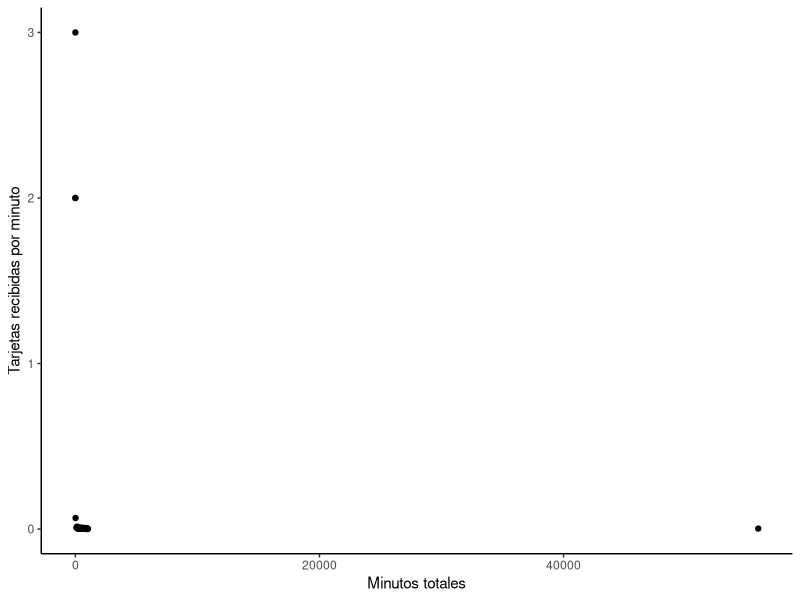
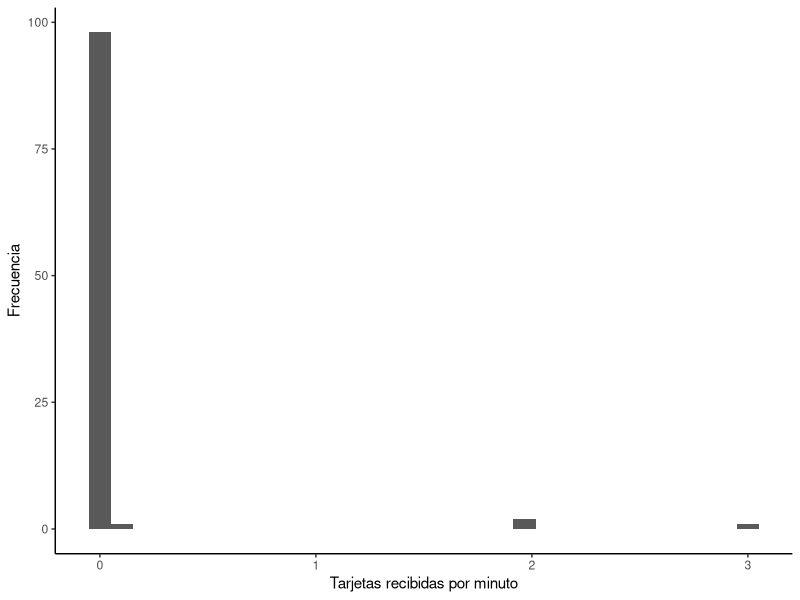
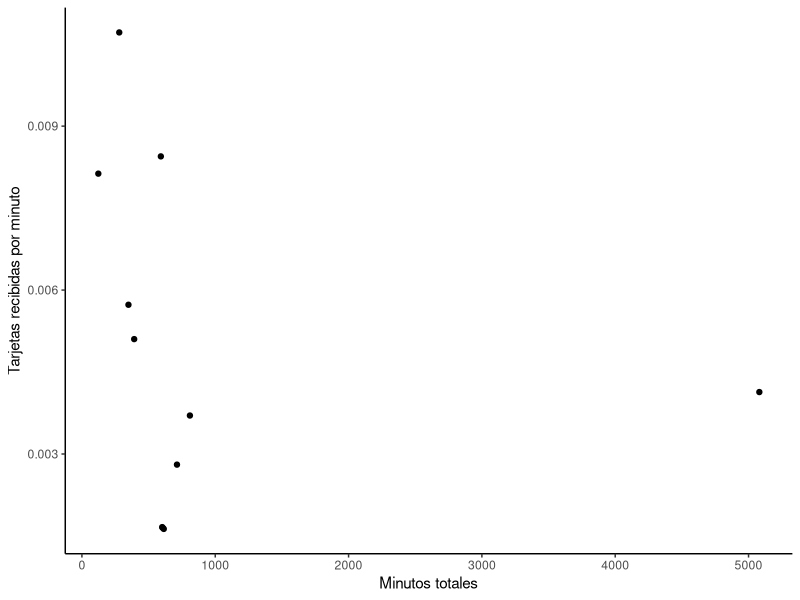
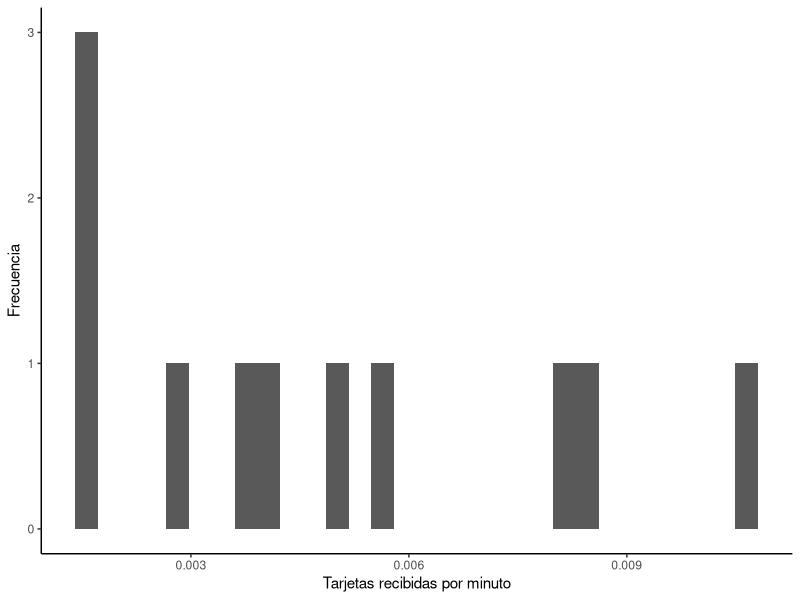
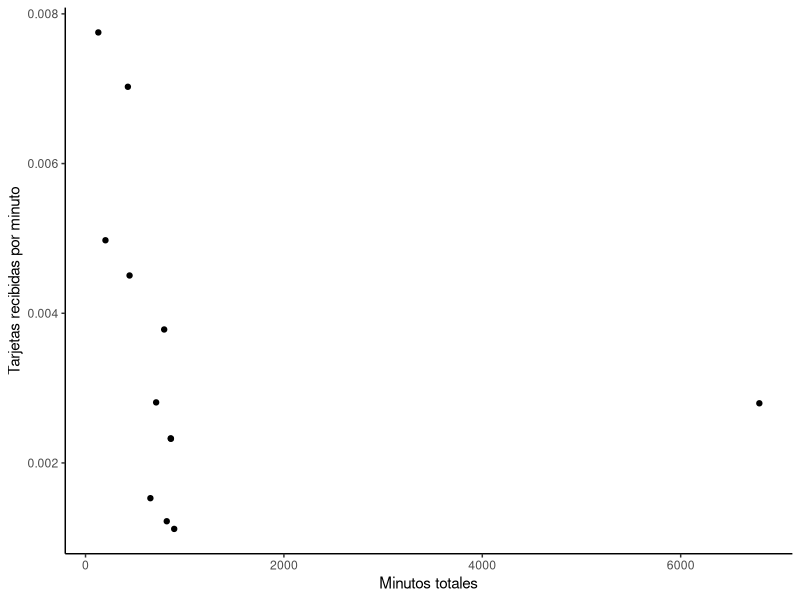
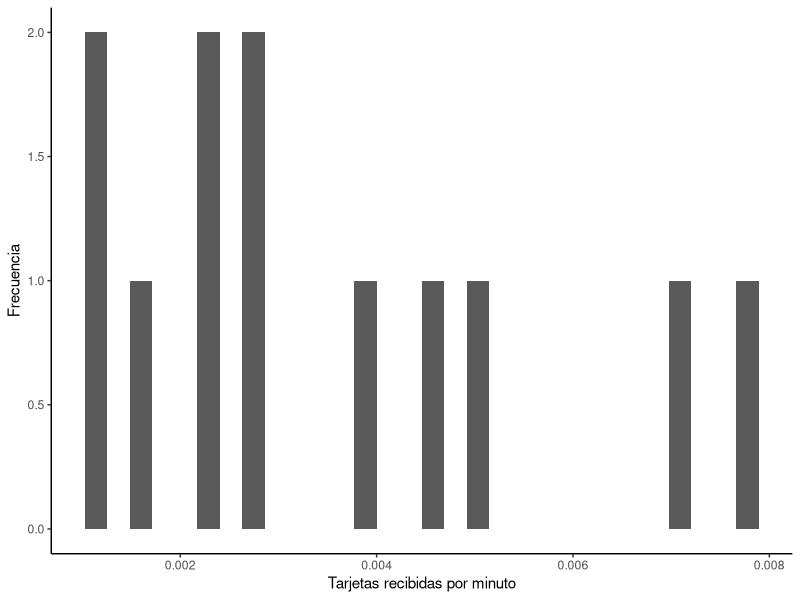
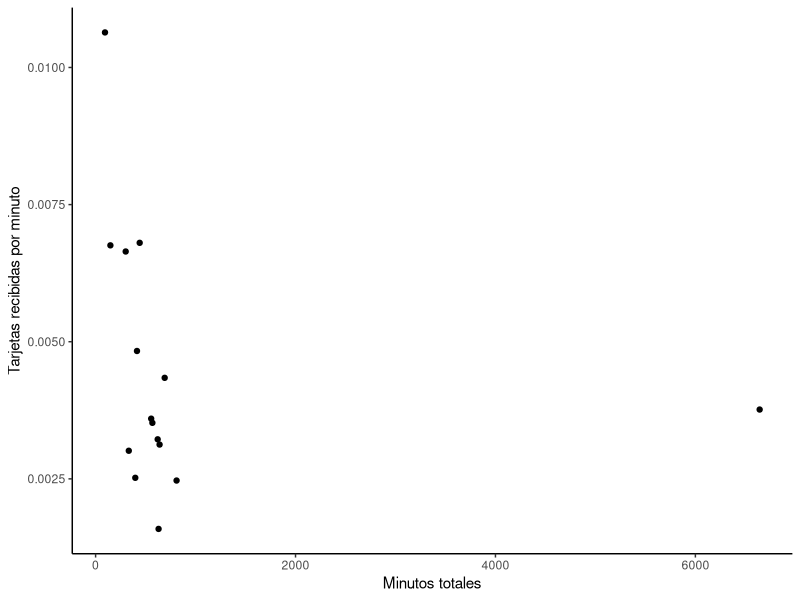
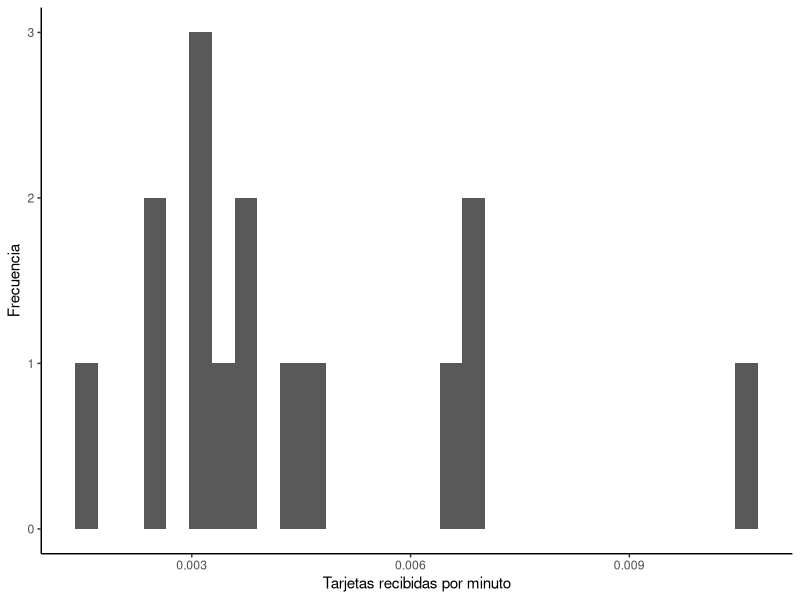

The R source for these figures, in order:
#Cargamos e instalamos las librerias
install.packages("tidyverse")
install.packages("skimr")
install.packages("ggplot2")
install.packages("dplyr")

library(skimr)
library(ggplot2)
library(dplyr)
library(tidyverse)

#CARGAMOS LA BASE DE DATOS

BASEJUGADORESTOTALES <- read.csv("BASE JUGADORES TOTALES.csv", sep = ";", header = TRUE)

#REDUCIMOS A LOS CARACTERES NECESARIOS

BASEFINAL <- select(BASEJUGADORESTOTALES, Jugador, Tarjetas_amarillas, Tarjetas_rojas, Minutos_totales )

#GENERAMOS EL DATAFRAME PARA CALCULAR LAS TARJETAS RECIBIDAS POR MINUTO
#UTILIZAMOS UN FILTRO PARA QUE TENER SOLO LOS >0

RESULTADOS <- BASEFINAL %>%
  mutate(tarjetas_recibidas = Tarjetas_amarillas + Tarjetas_rojas) %>%
  mutate(tarjetas_por_minuto = tarjetas_recibidas / Minutos_totales) %>%
  filter(tarjetas_por_minuto > 0) %>%
  arrange(desc(tarjetas_por_minuto))

# Calculamos la suma de todos los minutos totales y la suma de las tarjetas recibidas

suma_minutos <- sum(RESULTADOS$Minutos_totales)
suma_tarjetas <- sum(RESULTADOS$Tarjetas_amarillas) + sum(RESULTADOS$Tarjetas_rojas)

# Calculamos el promedio

promedio_tarjetas_por_minuto <- suma_tarjetas / suma_minutos

# Agregamos una fila adicional a la base de datos RESULTADOS

RESULTADOS <- RESULTADOS %>%
  add_row(
    Jugador = "Promedio",
    Tarjetas_amarillas = NA,
    Tarjetas_rojas = NA,
    Minutos_totales = suma_minutos,
    tarjetas_recibidas = suma_tarjetas,
    tarjetas_por_minuto = promedio_tarjetas_por_minuto
  )

# Tabla descriptiva

skim(RESULTADOS)

#GRAFICOS

#Gráfico de dispersión: Tarjetas recibidas por minuto vs Minutos totales

ggplot(RESULTADOS, aes(x = Minutos_totales, y = tarjetas_por_minuto)) + 
  geom_point() + 
  labs(x = "Minutos totales", y = "Tarjetas recibidas por minuto") + 
  theme_classic()

#Gráfico de histograma: Distribución de tarjetas recibidas por minuto

ggplot(RESULTADOS, aes(x = tarjetas_por_minuto)) + 
  geom_histogram(bins = 30) + 
  labs(x = "Tarjetas recibidas por minuto", y = "Frecuencia") + 
  theme_classic()


#CARGAMOS LA BASE DE DATOS DE CADA EQUIPO

BASEJUDADORESBAYERN<- read.csv("BASE JUGADORES BAYERN MUNINCH.csv", sep = ";", header = TRUE)

BASEJUDADORESBENFICA<- read.csv("BASE JUGADORES BENFICA.csv", sep = ";", header = TRUE)

BASEJUDADORESCHELSEA<- read.csv("BASE JUGADORES CHELSEA.csv", sep = ";", header = TRUE)

BASEJUDADORESINTER<- read.csv("BASE JUGADORES INTER.csv", sep = ";", header = TRUE)

BASEJUDADORESCITY<- read.csv("BASE JUGADORES MANCHESTER CITY.csv", sep = ";", header = TRUE)

BASEJUDADORESMILAN<- read.csv("BASE JUGADORES MILAN.csv", sep = ";", header = TRUE)

BASEJUDADORESNAPOLI<- read.csv("BASE JUGADORES NAPOLI.csv", sep = ";", header = TRUE)

BASEJUDADORESMADRID<- read.csv("BASE JUGADORES REAL MADRID.csv", sep = ";", header = TRUE)


#REDUCIMOS A LOS CARACTERES NECESARIOS

JUGADORESBAYERN <- select(BASEJUDADORESBAYERN, Jugador, Tarjetas_amarillas, Tarjetas_rojas, Minutos_totales )

JUGADORESBENFICA <- select(BASEJUDADORESBENFICA, Jugador, Tarjetas_amarillas, Tarjetas_rojas, Minutos_totales )

JUGADORESCHELSEA <- select(BASEJUDADORESCHELSEA, Jugador, Tarjetas_amarillas, Tarjetas_rojas, Minutos_totales )

JUGADORESINTER <- select(BASEJUDADORESINTER, Jugador, Tarjetas_amarillas, Tarjetas_rojas, Minutos_totales )

JUGADORESCITY <- select(BASEJUDADORESCITY, Jugador, Tarjetas_amarillas, Tarjetas_rojas, Minutos_totales )

JUGADORESMILAN <- select(BASEJUDADORESMILAN, Jugador, Tarjetas_amarillas, Tarjetas_rojas, Minutos_totales )

JUGADORESNAPOLI <- select(BASEJUDADORESNAPOLI, Jugador, Tarjetas_amarillas, Tarjetas_rojas, Minutos_totales )

JUGADORESMADRID <- select(BASEJUDADORESMADRID, Jugador, Tarjetas_amarillas, Tarjetas_rojas, Minutos_totales )

#GENERAMOS EL DATAFRAME PARA CALCULAR LAS TARJETAS RECIBIDAS POR MINUTO
#UTILIZAMOS UN FILTRO PARA QUE TENER SOLO LOS >0

RESULTADOSBAYERN <- JUGADORESBAYERN %>%
  mutate(tarjetas_recibidas = Tarjetas_amarillas + Tarjetas_rojas) %>%
  mutate(tarjetas_por_minuto = tarjetas_recibidas / Minutos_totales) %>%
  filter(tarjetas_por_minuto > 0) %>%
  arrange(desc(tarjetas_por_minuto))

RESULTADOSBENFICA <- JUGADORESBENFICA %>%
  mutate(tarjetas_recibidas = Tarjetas_amarillas + Tarjetas_rojas) %>%
  mutate(tarjetas_por_minuto = tarjetas_recibidas / Minutos_totales) %>%
  filter(tarjetas_por_minuto > 0) %>%
  arrange(desc(tarjetas_por_minuto))

RESULTADOSCHELSEA <- JUGADORESCHELSEA %>%
  mutate(tarjetas_recibidas = Tarjetas_amarillas + Tarjetas_rojas) %>%
  mutate(tarjetas_por_minuto = tarjetas_recibidas / Minutos_totales) %>%
  filter(tarjetas_por_minuto > 0) %>%
  arrange(desc(tarjetas_por_minuto))

RESULTADOSCITY <- JUGADORESCITY %>%
  mutate(tarjetas_recibidas = Tarjetas_amarillas + Tarjetas_rojas) %>%
  mutate(tarjetas_por_minuto = tarjetas_recibidas / Minutos_totales) %>%
  filter(tarjetas_por_minuto > 0) %>%
  arrange(desc(tarjetas_por_minuto))

RESULTADOSINTER <- JUGADORESINTER %>%
  mutate(tarjetas_recibidas = Tarjetas_amarillas + Tarjetas_rojas) %>%
  mutate(tarjetas_por_minuto = tarjetas_recibidas / Minutos_totales) %>%
  filter(tarjetas_por_minuto > 0) %>%
  arrange(desc(tarjetas_por_minuto))

RESULTADOSMADRID <- JUGADORESMADRID %>%
  mutate(tarjetas_recibidas = Tarjetas_amarillas + Tarjetas_rojas) %>%
  mutate(tarjetas_por_minuto = tarjetas_recibidas / Minutos_totales) %>%
  filter(tarjetas_por_minuto > 0) %>%
  arrange(desc(tarjetas_por_minuto))

RESULTADOSMILAN <- JUGADORESMILAN %>%
  mutate(tarjetas_recibidas = Tarjetas_amarillas + Tarjetas_rojas) %>%
  mutate(tarjetas_por_minuto = tarjetas_recibidas / Minutos_totales) %>%
  filter(tarjetas_por_minuto > 0) %>%
  arrange(desc(tarjetas_por_minuto))

RESULTADOSNAPOLI <- JUGADORESNAPOLI %>%
  mutate(tarjetas_recibidas = Tarjetas_amarillas + Tarjetas_rojas) %>%
  mutate(tarjetas_por_minuto = tarjetas_recibidas / Minutos_totales) %>%
  filter(tarjetas_por_minuto > 0) %>%
  arrange(desc(tarjetas_por_minuto))

# Calculamos la suma de todos los minutos totales y la suma de las tarjetas recibidas de cada equipo 

suma_minutosBAYERN <- sum(RESULTADOSBAYERN$Minutos_totales)
suma_tarjetasBAYERN <- sum(RESULTADOSBAYERN$Tarjetas_amarillas) + sum(RESULTADOSBAYERN$Tarjetas_rojas)

suma_minutosBENFICA <- sum(RESULTADOSBENFICA$Minutos_totales)
suma_tarjetasBENFICA <- sum(RESULTADOSBENFICA$Tarjetas_amarillas) + sum(RESULTADOSBENFICA$Tarjetas_rojas)

suma_minutosCHELSEA <- sum(RESULTADOSCHELSEA$Minutos_totales)
suma_tarjetasCHELSEA <- sum(RESULTADOSCHELSEA$Tarjetas_amarillas) + sum(RESULTADOSCHELSEA$Tarjetas_rojas)

suma_minutosCITY <- sum(RESULTADOSCITY$Minutos_totales)
suma_tarjetasCITY <- sum(RESULTADOSCITY$Tarjetas_amarillas) + sum(RESULTADOSCITY$Tarjetas_rojas)

suma_minutosINTER <- sum(RESULTADOSINTER$Minutos_totales)
suma_tarjetasINTER <- sum(RESULTADOSINTER$Tarjetas_amarillas) + sum(RESULTADOSINTER$Tarjetas_rojas)

suma_minutosMADRID <- sum(RESULTADOSMADRID$Minutos_totales)
suma_tarjetasMADRID <- sum(RESULTADOSMADRID$Tarjetas_amarillas) + sum(RESULTADOSMADRID$Tarjetas_rojas)

suma_minutosMILAN <- sum(RESULTADOSMILAN$Minutos_totales)
suma_tarjetasMILAN <- sum(RESULTADOSMILAN$Tarjetas_amarillas) + sum(RESULTADOSMILAN$Tarjetas_rojas)

suma_minutosNAPOLI <- sum(RESULTADOSNAPOLI$Minutos_totales)
suma_tarjetasNAPOLI <- sum(RESULTADOSNAPOLI$Tarjetas_amarillas) + sum(RESULTADOSNAPOLI$Tarjetas_rojas)


# Calculamos el promedio por cada equipo

promedio_tarjetas_por_minutoBAYERN <- suma_tarjetasBAYERN / suma_minutosBAYERN
promedio_tarjetas_por_minutoBENFICA <- suma_tarjetasBENFICA / suma_minutosBENFICA
promedio_tarjetas_por_minutoCHELSEA <- suma_tarjetasCHELSEA / suma_minutosCHELSEA
promedio_tarjetas_por_minutoCITY <- suma_tarjetasCITY / suma_minutosCITY
promedio_tarjetas_por_minutoINTER <- suma_tarjetasINTER / suma_minutosINTER
promedio_tarjetas_por_minutoMADRID <- suma_tarjetasMADRID / suma_minutosMADRID
promedio_tarjetas_por_minutoMILAN <- suma_tarjetasMILAN / suma_minutosMILAN
promedio_tarjetas_por_minutoNAPOLI <- suma_tarjetasNAPOLI / suma_minutosNAPOLI

# Agregamos una fila adicional a la base de datos RESULTADOS por equipos

RESULTADOSBAYERN <- RESULTADOSBAYERN %>%
  add_row(
    Jugador = "Promedio",
    Tarjetas_amarillas = NA,
    Tarjetas_rojas = NA,
    Minutos_totales = suma_minutosBAYERN,
    tarjetas_recibidas = suma_tarjetasBAYERN,
    tarjetas_por_minuto = promedio_tarjetas_por_minutoBAYERN
  )

RESULTADOSBENFICA <- RESULTADOSBENFICA %>%
  add_row(
    Jugador = "Promedio",
    Tarjetas_amarillas = NA,
    Tarjetas_rojas = NA,
    Minutos_totales = suma_minutosBENFICA,
    tarjetas_recibidas = suma_tarjetasBENFICA,
    tarjetas_por_minuto = promedio_tarjetas_por_minutoBENFICA
  )

RESULTADOSCHELSEA <- RESULTADOSCHELSEA %>%
  add_row(
    Jugador = "Promedio",
    Tarjetas_amarillas = NA,
    Tarjetas_rojas = NA,
    Minutos_totales = suma_minutosCHELSEA,
    tarjetas_recibidas = suma_tarjetasCHELSEA,
    tarjetas_por_minuto = promedio_tarjetas_por_minutoCHELSEA
  )

RESULTADOSCITY <- RESULTADOSCITY %>%
  add_row(
    Jugador = "Promedio",
    Tarjetas_amarillas = NA,
    Tarjetas_rojas = NA,
    Minutos_totales = suma_minutosCITY,
    tarjetas_recibidas = suma_tarjetasCITY,
    tarjetas_por_minuto = promedio_tarjetas_por_minutoCITY
  )

RESULTADOSINTER <- RESULTADOSINTER %>%
  add_row(
    Jugador = "Promedio",
    Tarjetas_amarillas = NA,
    Tarjetas_rojas = NA,
    Minutos_totales = suma_minutosINTER,
    tarjetas_recibidas = suma_tarjetasINTER,
    tarjetas_por_minuto = promedio_tarjetas_por_minutoINTER
  )

RESULTADOSMADRID <- RESULTADOSMADRID %>%
  add_row(
    Jugador = "Promedio",
    Tarjetas_amarillas = NA,
    Tarjetas_rojas = NA,
    Minutos_totales = suma_minutosMADRID,
    tarjetas_recibidas = suma_tarjetasMADRID,
    tarjetas_por_minuto = promedio_tarjetas_por_minutoMADRID
  )

RESULTADOSMILAN <- RESULTADOSMILAN %>%
  add_row(
    Jugador = "Promedio",
    Tarjetas_amarillas = NA,
    Tarjetas_rojas = NA,
    Minutos_totales = suma_minutosMILAN,
    tarjetas_recibidas = suma_tarjetasMILAN,
    tarjetas_por_minuto = promedio_tarjetas_por_minutoMILAN
  )

RESULTADOSNAPOLI <- RESULTADOSNAPOLI %>%
  add_row(
    Jugador = "Promedio",
    Tarjetas_amarillas = NA,
    Tarjetas_rojas = NA,
    Minutos_totales = suma_minutosNAPOLI,
    tarjetas_recibidas = suma_tarjetasNAPOLI,
    tarjetas_por_minuto = promedio_tarjetas_por_minutoNAPOLI
  )

# Tabla descriptiva 

# BAYERN

skim(RESULTADOSBAYERN)

#GRAFICOS 

#Gráfico de dispersión: Tarjetas recibidas por minuto vs Minutos totales

ggplot(RESULTADOSBAYERN, aes(x = Minutos_totales, y = tarjetas_por_minuto)) + 
  geom_point() + 
  labs(x = "Minutos totales", y = "Tarjetas recibidas por minuto") + 
  theme_classic()

#Gráfico de histograma: Distribución de tarjetas recibidas por minuto

ggplot(RESULTADOSBAYERN, aes(x = tarjetas_por_minuto)) + 
  geom_histogram(bins = 30) + 
  labs(x = "Tarjetas recibidas por minuto", y = "Frecuencia") + 
  theme_classic()

# Tabla descriptiva 

# BENFICA

skim(RESULTADOSBENFICA)

#GRAFICOS 

#Gráfico de dispersión: Tarjetas recibidas por minuto vs Minutos totales

ggplot(RESULTADOSBENFICA, aes(x = Minutos_totales, y = tarjetas_por_minuto)) + 
  geom_point() + 
  labs(x = "Minutos totales", y = "Tarjetas recibidas por minuto") + 
  theme_classic()

#Gráfico de histograma: Distribución de tarjetas recibidas por minuto

ggplot(RESULTADOSBENFICA, aes(x = tarjetas_por_minuto)) + 
  geom_histogram(bins = 30) + 
  labs(x = "Tarjetas recibidas por minuto", y = "Frecuencia") + 
  theme_classic()

# Tabla descriptiva 

# CHELSEA

skim(RESULTADOSCHELSEA)

#GRAFICOS 

#Gráfico de dispersión: Tarjetas recibidas por minuto vs Minutos totales

ggplot(RESULTADOSCHELSEA, aes(x = Minutos_totales, y = tarjetas_por_minuto)) + 
  geom_point() + 
  labs(x = "Minutos totales", y = "Tarjetas recibidas por minuto") + 
  theme_classic()

#Gráfico de histograma: Distribución de tarjetas recibidas por minuto

ggplot(RESULTADOSCHELSEA, aes(x = tarjetas_por_minuto)) + 
  geom_histogram(bins = 30) + 
  labs(x = "Tarjetas recibidas por minuto", y = "Frecuencia") + 
  theme_classic()

# Tabla descriptiva 

#CITY

skim(RESULTADOSCITY)

#GRAFICOS 

#Gráfico de dispersión: Tarjetas recibidas por minuto vs Minutos totales

ggplot(RESULTADOSCITY, aes(x = Minutos_totales, y = tarjetas_por_minuto)) + 
  geom_point() + 
  labs(x = "Minutos totales", y = "Tarjetas recibidas por minuto") + 
  theme_classic()

#Gráfico de histograma: Distribución de tarjetas recibidas por minuto

ggplot(RESULTADOSCITY, aes(x = tarjetas_por_minuto)) + 
  geom_histogram(bins = 30) + 
  labs(x = "Tarjetas recibidas por minuto", y = "Frecuencia") + 
  theme_classic()

# Tabla descriptiva 

# INTER

skim(RESULTADOSINTER)

#GRAFICOS 

#Gráfico de dispersión: Tarjetas recibidas por minuto vs Minutos totales

ggplot(RESULTADOSINTER, aes(x = Minutos_totales, y = tarjetas_por_minuto)) + 
  geom_point() + 
  labs(x = "Minutos totales", y = "Tarjetas recibidas por minuto") + 
  theme_classic()

#Gráfico de histograma: Distribución de tarjetas recibidas por minuto

ggplot(RESULTADOSINTER, aes(x = tarjetas_por_minuto)) + 
  geom_histogram(bins = 30) + 
  labs(x = "Tarjetas recibidas por minuto", y = "Frecuencia") + 
  theme_classic()

# Tabla descriptiva 

# MADRID

skim(RESULTADOSMADRID)

#GRAFICOS 

#Gráfico de dispersión: Tarjetas recibidas por minuto vs Minutos totales

ggplot(RESULTADOSMADRID, aes(x = Minutos_totales, y = tarjetas_por_minuto)) + 
  geom_point() + 
  labs(x = "Minutos totales", y = "Tarjetas recibidas por minuto") + 
  theme_classic()

#Gráfico de histograma: Distribución de tarjetas recibidas por minuto

ggplot(RESULTADOSMADRID, aes(x = tarjetas_por_minuto)) + 
  geom_histogram(bins = 30) + 
  labs(x = "Tarjetas recibidas por minuto", y = "Frecuencia") + 
  theme_classic()

# Tabla descriptiva 

# MILAN

skim(RESULTADOSMILAN)

#GRAFICOS 

#Gráfico de dispersión: Tarjetas recibidas por minuto vs Minutos totales

ggplot(RESULTADOSMILAN, aes(x = Minutos_totales, y = tarjetas_por_minuto)) + 
  geom_point() + 
  labs(x = "Minutos totales", y = "Tarjetas recibidas por minuto") + 
  theme_classic()

#Gráfico de histograma: Distribución de tarjetas recibidas por minuto

ggplot(RESULTADOSMILAN, aes(x = tarjetas_por_minuto)) + 
  geom_histogram(bins = 30) + 
  labs(x = "Tarjetas recibidas por minuto", y = "Frecuencia") + 
  theme_classic()

# Tabla descriptiva 

# NAPOLI

skim(RESULTADOSNAPOLI)

#GRAFICOS 

#Gráfico de dispersión: Tarjetas recibidas por minuto vs Minutos totales

ggplot(RESULTADOSNAPOLI, aes(x = Minutos_totales, y = tarjetas_por_minuto)) + 
  geom_point() + 
  labs(x = "Minutos totales", y = "Tarjetas recibidas por minuto") + 
  theme_classic()

#Gráfico de histograma: Distribución de tarjetas recibidas por minuto

ggplot(RESULTADOSNAPOLI, aes(x = tarjetas_por_minuto)) + 
  geom_histogram(bins = 30) + 
  labs(x = "Tarjetas recibidas por minuto", y = "Frecuencia") + 
  theme_classic()


# Combinamos todos los resultados en una sola dataframe

TODOS_RESULTADOS <- bind_rows(
  RESULTADOSBAYERN, RESULTADOSBENFICA, RESULTADOSCHELSEA, 
  RESULTADOSCITY, RESULTADOSINTER, RESULTADOSMADRID, 
  RESULTADOSMILAN, RESULTADOSNAPOLI
) %>% 
  mutate(Equipo = c(rep("Bayern", nrow(RESULTADOSBAYERN)), 
                    rep("Benfica", nrow(RESULTADOSBENFICA)), 
                    rep("Chelsea", nrow(RESULTADOSCHELSEA)), 
                    rep("City", nrow(RESULTADOSCITY)), 
                    rep("Inter", nrow(RESULTADOSINTER)), 
                    rep("Madrid", nrow(RESULTADOSMADRID)), 
                    rep("Milan", nrow(RESULTADOSMILAN)), 
                    rep("Napoli", nrow(RESULTADOSNAPOLI))))
# Tabla descriptiva

skim(TODOS_RESULTADOS)

# Gráfico de barras: Promedio de tarjetas recibidas por minuto por equipo

ggplot(TODOS_RESULTADOS, aes(x = Equipo, y = tarjetas_por_minuto)) + 
  geom_col() + 
  labs(x = "Equipo", y = "Tarjetas recibidas por minuto") + 
  theme_classic()

# Gráfico de dispersión: Tarjetas recibidas por minuto vs Minutos totales por equipo

ggplot(TODOS_RESULTADOS, aes(x = Minutos_totales, y = tarjetas_por_minuto, color = Equipo)) + 
  geom_point() + 
  labs(x = "Minutos totales", y = "Tarjetas recibidas por minuto", color = "Equipo") + 
  theme_classic()

# Gráfico de histograma: Distribución de tarjetas recibidas por minuto por equipo

ggplot(TODOS_RESULTADOS, aes(x = tarjetas_por_minuto, fill = Equipo)) + 
  geom_histogram(bins = 30, position = "dodge") + 
  labs(x = "Tarjetas recibidas por minuto", y = "Frecuencia", fill = "Equipo") + 
  theme_classic()
